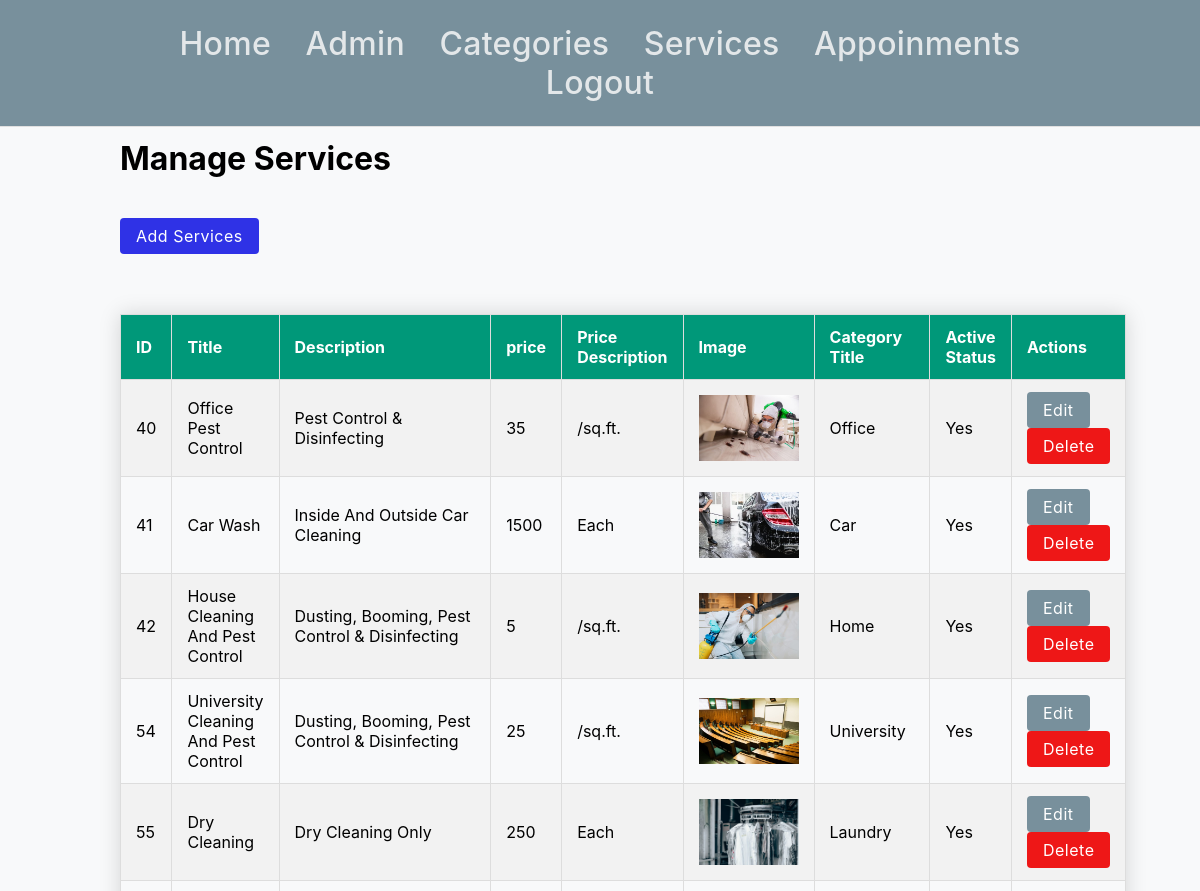
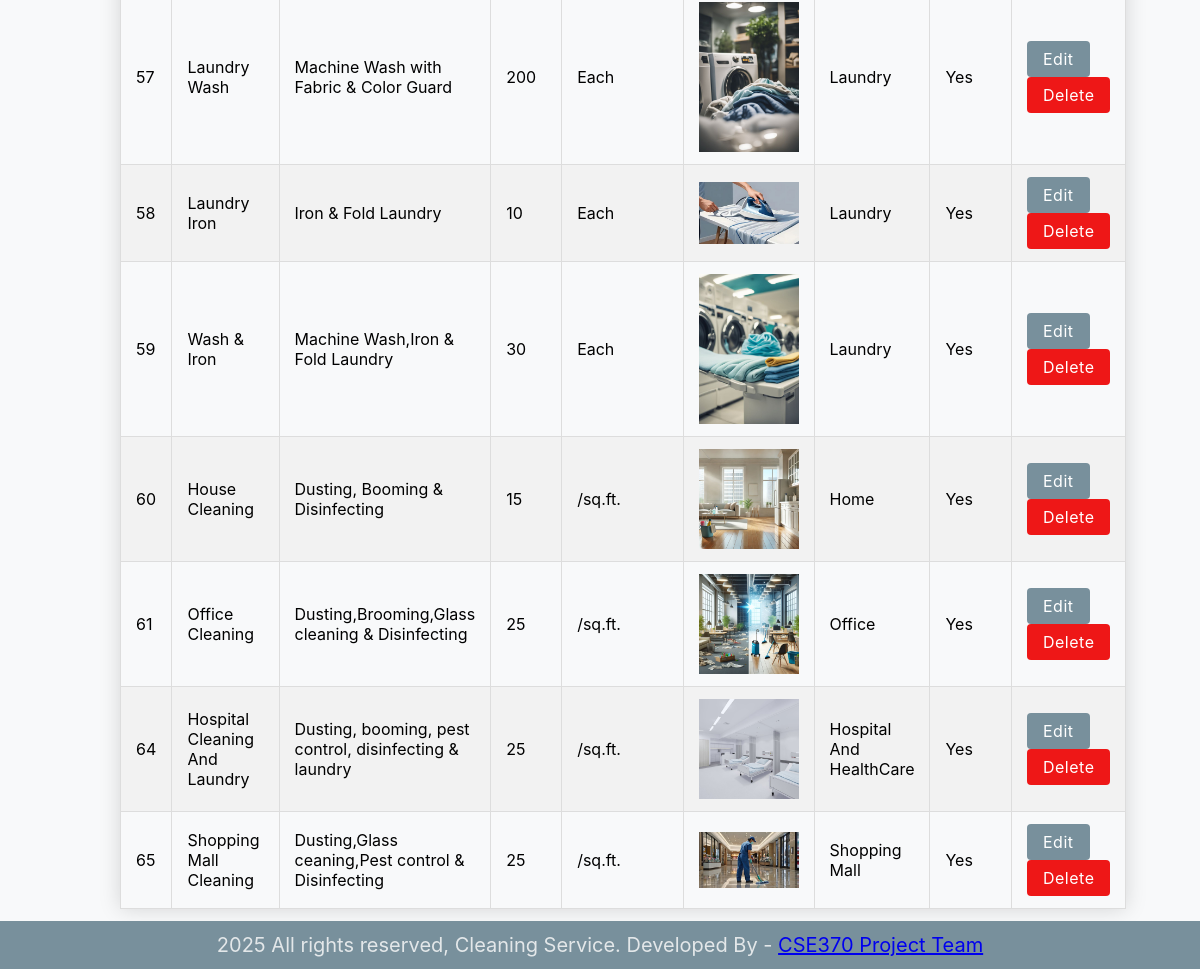
The page /admin/manage-services.php (signed in) on the database its author committed (2 pictures, top to bottom).
### tables this page shows
CREATE TABLE `service` (
  `Id` int(11) NOT NULL,
  `Title` varchar(150) NOT NULL,
  `Description` varchar(255) NOT NULL,
  `Price` decimal(10,0) NOT NULL,
  `Price_des` varchar(20) NOT NULL,
  `Image_Name` varchar(255) NOT NULL,
  `Category_Title` varchar(100) NOT NULL,
  `Active` varchar(10) NOT NULL
);

### admin/manage-services.php (the view, shortened to what this page needs)
<?php include('partial/menu.php'); ?>
<div class="main-content">
    <div class="wrapper">
        <h1>Manage Services</h1>
        <br><br>
        <a href="add-services.php" class="btn-primary">Add Services</a>
        <br /><br /><br />
        <table class="tbl-full">
            <tr>
                <th>ID</th>
                <th>Title</th>
                <th>Description</th>
                <th>price</th>
                <th>Price Description</th>
                <th>Image</th>
                <th>Category Title</th>
                <th>Active Status</th>
                <th>Actions</th>
            </tr>
            <?php
                $sql="SELECT * FROM service";
                $res=mysqli_query($conn, $sql);
                $count=mysqli_num_rows($res);
                if($count>0)
                {
                    while($rows=mysqli_fetch_assoc($res))
                    {
                        $id=$rows['Id'];
                        $title=$rows['Title'];
                        $description=$rows['Description'];
                        $price=$rows['Price'];
                        $price_description=$rows['Price_des'];
                        $image_name=$rows['Image_Name'];
                        $category_title=$rows['Category_Title'];
                        $active_status=$rows['Active'];
                        ?>
                            <tr>
                                <td><?php echo $id; ?></td>
                                <td><?php echo $title; ?></td>
                                <td><?php echo $description; ?></td>
                                <td><?php echo $price; ?></td>
                                <td><?php echo $price_description; ?></td>
                                <td><img src="<?php echo SITEURL; ?>images/services/<?php echo $image_name; ?>" width="100px" ></td>
                                <td><?php echo $category_title; ?></td>
                                <td><?php echo $active_status; ?></td>
                                <td>
                                    <a href="update-services.php?id=<?php echo $id; ?>" class="btn-secondary">Edit</a>
                                    <a href="delete-service.php?id=<?php echo $id; ?>&image_name=<?php echo $image_name; ?>" class="btn-danger">Delete  </a>
                                </td>
                            </tr>
                        <?php
                    }
                }
            ?>
        </table>
    </div>
</div>
<?php include('partial/footer.php') ?>

### css/admin.css (style rules this page uses)
* { margin: 0; padding: 0; font-family: -apple-system, BlinkMacSystemFont, "Segoe UI", Roboto, Oxygen-Sans, Ubuntu, Cantarell, "Helvetica Neue", sans-serif; }
.tbl-full { width: 100%; border-collapse: collapse; margin-top: 20px; box-shadow: 0 0 20px rgba(0, 0, 0, 0.15); text-align: left; }
.wrapper { padding: 1%; width: 80%; margin: 0 auto; }
.tbl-full th, .tbl-full td { padding: 12px 15px; border: 1px solid #ddd; text-align: left; }
.tbl-full th { background-color: #009879; color: white; font-weight: bold; }
.tbl-full tr:nth-child(even) { background-color: #f2f2f2; }
.btn-primary { display: inline-block; padding: 8px 16px; background-color: #2f32e6; color: white; text-decoration: none; border-radius: 4px; font-weight: normal; transition: all 0.2s ease; border: none; box-shadow: none; letter-spacing: 0.5px; }
.btn-secondary { display: inline-block; padding: 8px 16px; background-color: #78909c; color: white; text-decoration: none; border-radius: 4px; font-weight: normal; transition: all 0.2s ease; border: none; box-shadow: none; letter-spacing: 0.5px; }
.btn-danger { display: inline-block; padding: 8px 16px; background-color: #ee1717; color: white; text-decoration: none; border-radius: 4px; font-weight: normal; transition: all 0.2s ease; border: none; box-shadow: none; letter-spacing: 0.5px; }
.main-content { background-color: #f8f9fa; min-height: 80vh; }

### rows shown on the page
service: Id "40", Title "Office Pest Control", Description "Pest Control & Disinfecting", Price "35", Price_des "/sq.ft.", Image_Name (picture), Category_Title "Office", Active "Yes"
service: Id "41", Title "Car Wash", Description "Inside And Outside Car Cleaning", Price "1500", Price_des "Each", Image_Name (picture), Category_Title "Car", Active "Yes"
service: Id "42", Title "House Cleaning And Pest Control", Description "Dusting, Booming, Pest Control & Disinfecting", Price "5", Price_des "/sq.ft.", Image_Name (picture), Category_Title "Home", Active "Yes"
service: Id "54", Title "University Cleaning And Pest Control", Description "Dusting, Booming, Pest Control & Disinfecting", Price "25", Price_des "/sq.ft.", Image_Name (picture), Category_Title "University", Active "Yes"
service: Id "55", Title "Dry Cleaning", Description "Dry Cleaning Only", Price "250", Price_des "Each", Image_Name (picture), Category_Title "Laundry", Active "Yes"
service: Id "57", Title "Laundry Wash", Description "Machine Wash with Fabric & Color Guard", Price "200", Price_des "Each", Image_Name (picture), Category_Title "Laundry", Active "Yes"
service: Id "58", Title "Laundry Iron", Description "Iron & Fold Laundry", Price "10", Price_des "Each", Image_Name (picture), Category_Title "Laundry", Active "Yes"
service: Id "59", Title "Wash & Iron", Description "Machine Wash,Iron & Fold Laundry", Price "30", Price_des "Each", Image_Name (picture), Category_Title "Laundry", Active "Yes"
service: Id "60", Title "House Cleaning", Description "Dusting, Booming & Disinfecting", Price "15", Price_des "/sq.ft.", Image_Name (picture), Category_Title "Home", Active "Yes"
service: Id "61", Title "Office Cleaning", Description "Dusting,Brooming,Glass cleaning & Disinfecting", Price "25", Price_des "/sq.ft.", Image_Name (picture), Category_Title "Office", Active "Yes"
service: Id "64", Title "Hospital Cleaning And Laundry", Description "Dusting, booming, pest control, disinfecting & laundry", Price "25", Price_des "/sq.ft.", Image_Name (picture), Category_Title "Hospital And HealthCare", Active "Yes"
service: Id "65", Title "Shopping Mall Cleaning", Description "Dusting,Glass ceaning,Pest control & Disinfecting", Price "25", Price_des "/sq.ft.", Image_Name (picture), Category_Title "Shopping Mall", Active "Yes"
